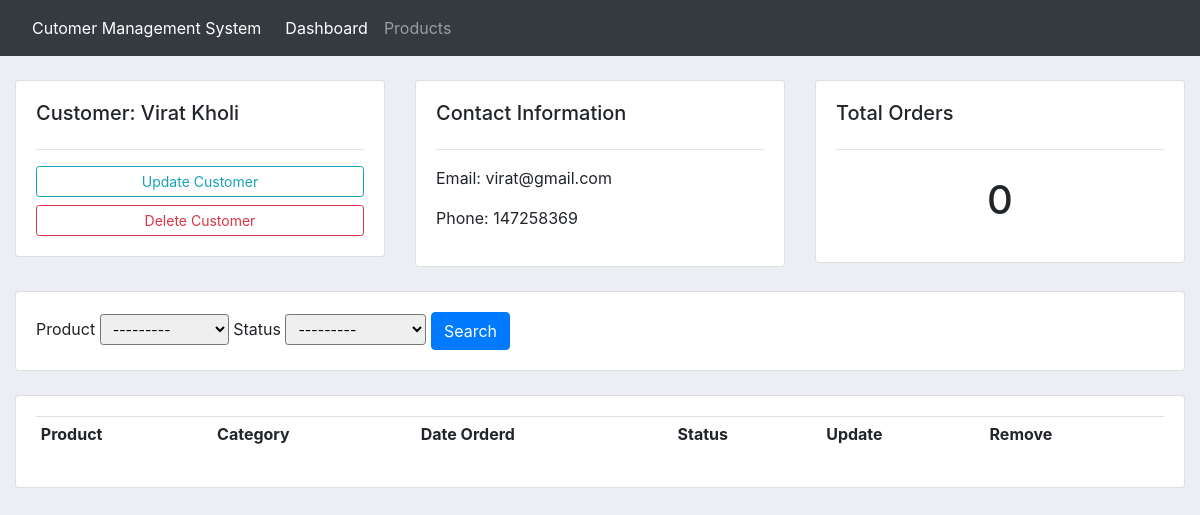
The page /customer/5/ on the database its author committed.
### accounts/models.py (models this page shows, shortened)
class Customer(models.Model):
	name = models.CharField(max_length=200, null=True)
	phone = models.CharField(max_length=200, null=True)
	email = models.CharField(max_length=200, null=True)
	date_created = models.DateTimeField(auto_now_add=True, null=True, blank=True)

### accounts/views.py (the view)
# urls.py: path('customer/<str:pk>/', views.customer, name="customer"),
def customer(request, pk):
	customer = Customer.objects.get(id=pk)
	orders = customer.order_set.all()
	total_orders = orders.count()
	orderFilter = OrderFilter(request.GET, queryset=orders)
	orders = orderFilter.qs
	context = {'customer':customer, 'orders':orders, 'total_orders':total_orders,
	'filter':orderFilter}
	return render(request, 'accounts/customer.html', context)

### accounts/models.py (called while the page is built)
	def __str__(self):
		return self.name

### accounts/templates/accounts/customer.html (shortened to what this page needs)
{% extends 'accounts/main_template.html' %}
{% block content %}
{% load widget_tweaks %}
<br>
<div class="row">
	<div class="col-md">
		<div class="card card-body">
			<h5>Customer: {{customer.name}}</h5>
			<hr>
			<a class="btn btn-outline-info  btn-sm btn-block" href="">Update Customer</a>
			<a class="btn btn-outline-danger  btn-sm btn-block" href="">Delete Customer</a>
		</div>
	</div>
	<div class="col-md">
		<div class="card card-body">
			<h5>Contact Information</h5>
			<hr>
			<p>Email:  {{customer.email}}</p>
			<p>Phone:  {{customer.phone}}</p>
		</div>
	</div>
	<div class="col-md">
		<div class="card card-body">
			<h5>Total Orders</h5>
			<hr>
			<h1 style="text-align: center;padding: 10px">{{total_orders}}</h1>
		</div>
	</div>
</div>
<br>
<div class="row">
	<div class="col">
		<div class="card card-body">
			<form method="get">
		    {% for field in filter.form %}
		    	{{field.label}}
		    	{{field|add_class:'form-control-sm'}}
		    {% endfor %}
		    <button class="btn btn-primary" type="submit">Search</button>
		  </form>
		</div>
	</div>
</div>
<br>
<div class="row">
	<div class="col-md">
		<div class="card card-body">
			<table class="table table-sm">
				<tr>
					<th>Product</th>
					<th>Category</th>
					<th>Date Orderd</th>
					<th>Status</th>
					<th>Update</th>
					<th>Remove</th>
				</tr>
			</table>
		</div>
	</div>
</div>
{% endblock content %}

### static/css/main.css (style rules this page uses)
body { background-color: #ebeff5; }

### rows shown on the page
Customer: name "Virat Kholi", email "virat@gmail.com", phone "147258369"

### other values the page prints
{{ total_orders }} "0"
{{ field.label }} "Product" "Status"
